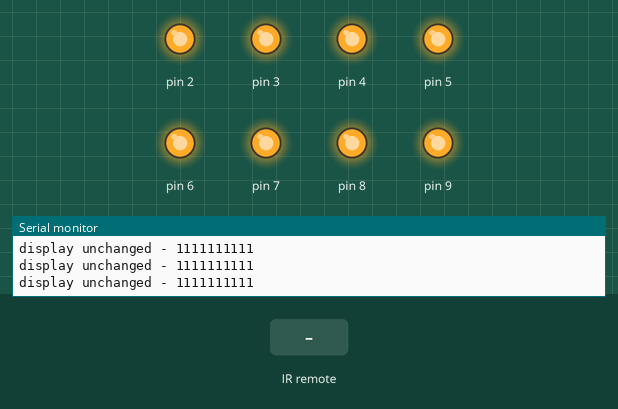
Simulated run of this sketch. Board: Arduino Uno, built with avr-gcc and run on an emulated ATmega328P. On the bench: output pins drawn as LEDs (lit = HIGH), the last lines printed to the serial monitor. The test bench sets the inputs (shaded band).

Above: at 1.2 s.
1.3 s: infrared code 0xFD00FF received
At 2.6 s:
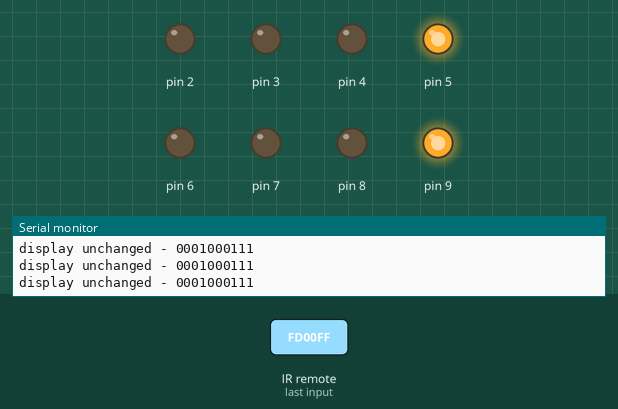
3.0 s: infrared code 0xFD08F7 received
At 3.6 s:
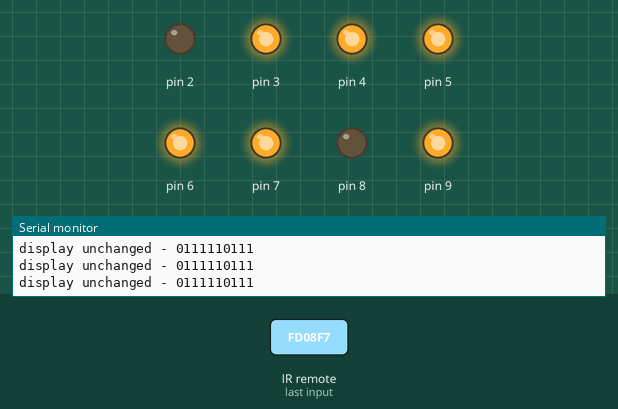
4.5 s: infrared code 0xFD8877 received
At 5.7 s:
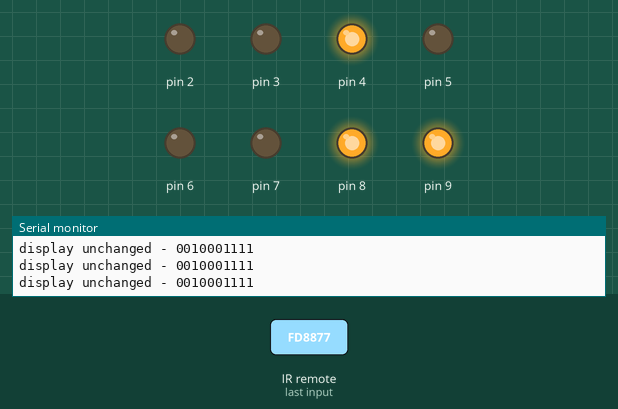
6.0 s: infrared code 0xFD48B7 received
At 6.7 s:
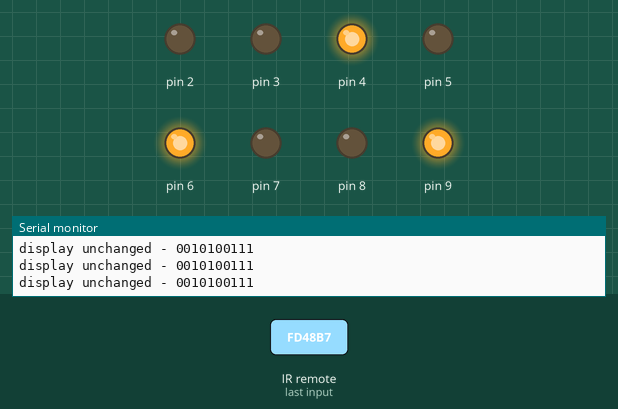
7.5 s: infrared code 0xFD28D7 received
At 8.7 s:
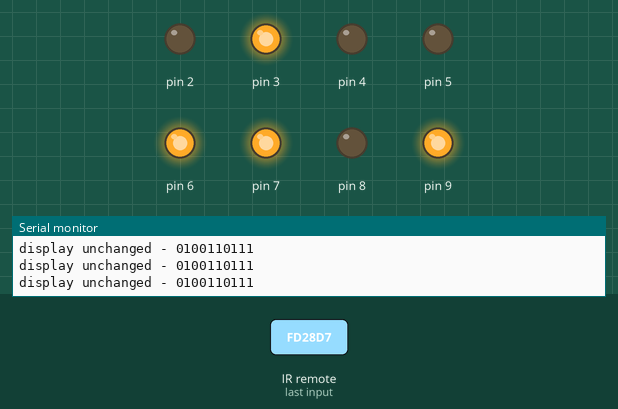
9.0 s: infrared code 0xFDA857 received
At 9.7 s:
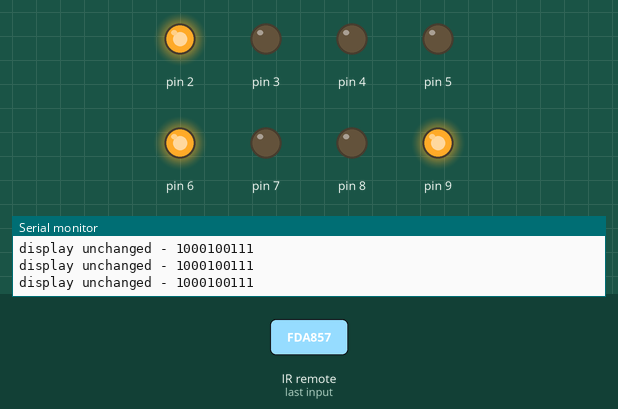
Timing chart, 0 to 11.5 s (numbered marks = the images above; inputs shaded):
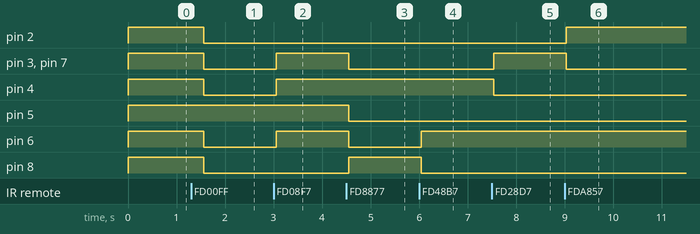

The sketch:

seven_segment_led_2.ino
```cpp
//Project 15 - digital tube display
#include <IRremote.h>

int IRpin = 11;
IRrecv irrecv(IRpin);
decode_results results;
int n[8] = {1,1,1,1,1,1,1,1};
bool state = 0;
int num = 10;

void setup(){
  Serial.begin(9600);
  irrecv.enableIRIn(); //start receiver

for(int pin = 2 ; pin <=9 ; pin++){
//define digital pin 2-9 as output
       pinMode(pin, OUTPUT);
       digitalWrite(pin, HIGH);
  }
  dispNumber(num);
}
void loop() {
  if(irrecv.decode(&results)){
    irrecv.resume();
    Serial.print("code received - ");
    Serial.println(results.value, DEC);
    if(results.value == 16580863){
      power();
      results.value = 4294967295;
    }
    if(state == 1){
      switch(results.value){
        case 16593103:
          //loadArray(0,0,0,1,0,0,0,1);
          num = 0;
          break;
        case 16582903:
          //loadArray(0,1,1,1,1,1,0,1);
          num = 1;
          break;
        case 16615543:
          //loadArray(0,0,1,0,0,0,1,1);
          num = 2;
          break;
        case 16599223:
          //loadArray(0,0,1,0,1,0,0,1);
          num = 3;
          break;
        case 16591063:
          //loadArray(0,1,0,0,1,1,0,1);
          num = 4;
          break;
        case 16623703:
          //loadArray(1,0,0,0,1,0,0,1);
          num = 5;
          break;
        case 16607383:
          //loadArray(1,0,0,0,0,0,0,1);
          num = 6;
          break;
        case 16586983:
          //loadArray(0,0,1,1,1,1,0,1);
          num = 7;
          break;
        case 16619623:
          //loadArray(0,0,0,0,0,0,0,1);
          num = 8;
          break;
        case 16603303:
          //loadArray(0,0,0,0,1,1,0,1);
          num = 9;
          break;
        case 16613503:
          if(num < 9) num++;
          else num = 9;
          break;
        case 16617583:
          if(num > 0) num--;
          else num = 0;
          break;
        case 4294967295:
          break;
        default:
          Serial.println("invalid code");
          //loadArray(1,1,1,1,1,1,1,1);
      }
    }
    Serial.println(num);
    dispNumber(num);
  }

  else{
    Serial.print("display unchanged - ");
    dispArray();
    dispNumber(num);
  }
}

void power(){
  state = !state;
  if(state == 1){
     loadArray(0,0,0,1,0,0,0,1);
     num = 0;
  }
  else{
     loadArray(1,1,1,1,1,1,1,1);
     num = 10;
  }
  delay(200);
  dispNumber(num);
}

void dispArray(){
  for(int i = 0; i < 8; i++){
    Serial.print(n[i]);
  }
  Serial.println(n[8]);
}

void loadArray(bool a, bool b, bool c, bool d, bool e, bool f, bool g, bool h){
  n[0] = a;
  n[1] = b;
  n[2] = c;
  n[3] = d;
  n[4] = e;
  n[5] = f;
  n[6] = g;
  n[7] = h;
}

// display number
void dispNumber(int num){
    switch(num){
      case 0:
        loadArray(0,0,0,1,0,0,0,1);
        break;
      case 1:
        loadArray(0,1,1,1,1,1,0,1);
        break;
      case 2:
        loadArray(0,0,1,0,0,0,1,1);
        break;
      case 3:
        loadArray(0,0,1,0,1,0,0,1);
        break;
      case 4:
        loadArray(0,1,0,0,1,1,0,1);
        break;
      case 5:
        loadArray(1,0,0,0,1,0,0,1);
        break;
      case 6:
        loadArray(1,0,0,0,0,0,0,1);
        break;
      case 7:
        loadArray(0,0,1,1,1,1,0,1);
        break;
      case 8:
        loadArray(0,0,0,0,0,0,0,1);
        break;
      case 9:
        loadArray(0,0,0,0,1,1,0,1);
        break;
      case 10:
        loadArray(1,1,1,1,1,1,1,1);
        break;
      default:
        Serial.println(num);
    }
    //display the array of n[8] in digital pin 2-9
    for(int pin = 2; pin <= 9 ; pin++){
       digitalWrite(pin,n[pin-2]);
    }
}
```

Measured:
- after the input at 1.3 s, pin 2–4, pin 6–8: HIGH → LOW after 0.26 s
- after the input at 3.0 s, pin 3, pin 4, pin 6, pin 7: LOW → HIGH after 0.06 s
- after the input at 4.5 s, pin 3, pin 5–7: HIGH → LOW after 0.05 s; pin 8: LOW → HIGH after 0.05 s
- after the input at 6.0 s, pin 6: LOW → HIGH at once; pin 8: HIGH → LOW at once
- after the input at 7.5 s, pin 3, pin 7: LOW → HIGH at once; pin 4: HIGH → LOW at once
- after the input at 9.0 s, pin 2: LOW → HIGH at once; pin 3, pin 7: HIGH → LOW at once
